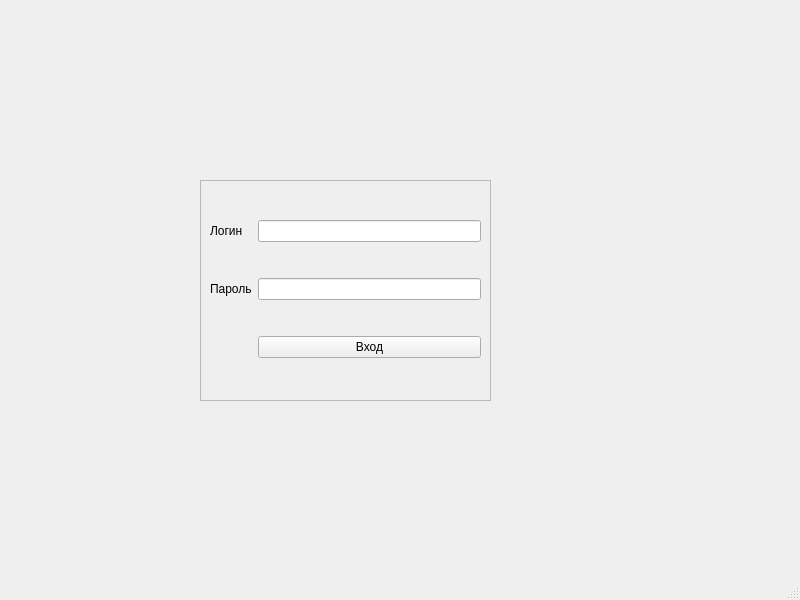
<?xml version="1.0" encoding="UTF-8"?>
<ui version="4.0">
 <class>MainWindow</class>
 <widget class="QMainWindow" name="MainWindow">
  <property name="geometry">
   <rect>
    <x>0</x>
    <y>0</y>
    <width>800</width>
    <height>600</height>
   </rect>
  </property>
  <property name="windowTitle">
   <string>MainWindow</string>
  </property>
  <widget class="QWidget" name="centralwidget">
   <widget class="QFrame" name="frame">
    <property name="geometry">
     <rect>
      <x>200</x>
      <y>180</y>
      <width>291</width>
      <height>221</height>
     </rect>
    </property>
    <property name="frameShape">
     <enum>QFrame::StyledPanel</enum>
    </property>
    <property name="frameShadow">
     <enum>QFrame::Raised</enum>
    </property>
    <layout class="QGridLayout" name="gridLayout">
     <item row="0" column="0">
      <widget class="QLabel" name="label">
       <property name="text">
        <string>Логин</string>
       </property>
      </widget>
     </item>
     <item row="0" column="1">
      <widget class="QLineEdit" name="leLogin"/>
     </item>
     <item row="1" column="0">
      <widget class="QLabel" name="label_2">
       <property name="text">
        <string>Пароль</string>
       </property>
      </widget>
     </item>
     <item row="1" column="1">
      <widget class="QLineEdit" name="lePass"/>
     </item>
     <item row="2" column="1">
      <widget class="QPushButton" name="btnEntry">
       <property name="text">
        <string>Вход</string>
       </property>
      </widget>
     </item>
    </layout>
   </widget>
  </widget>
  <widget class="QMenuBar" name="menubar">
   <property name="geometry">
    <rect>
     <x>0</x>
     <y>0</y>
     <width>800</width>
     <height>22</height>
    </rect>
   </property>
  </widget>
  <widget class="QStatusBar" name="statusbar"/>
 </widget>
 <resources/>
 <connections/>
</ui>
